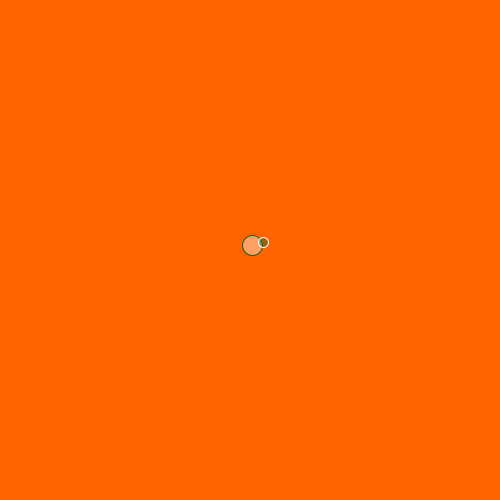
Frame 1 (no input)
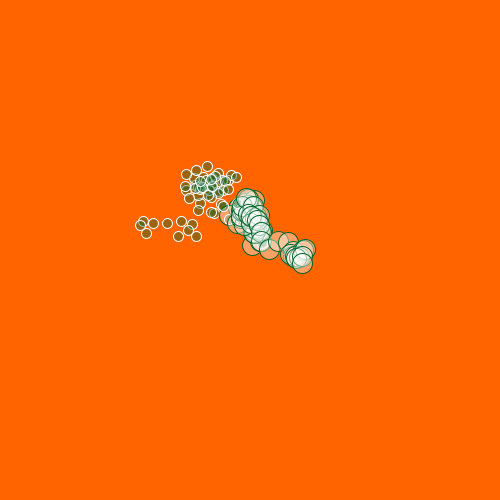
Frame 60 (the mouse pressed at the canvas centre just before this capture)
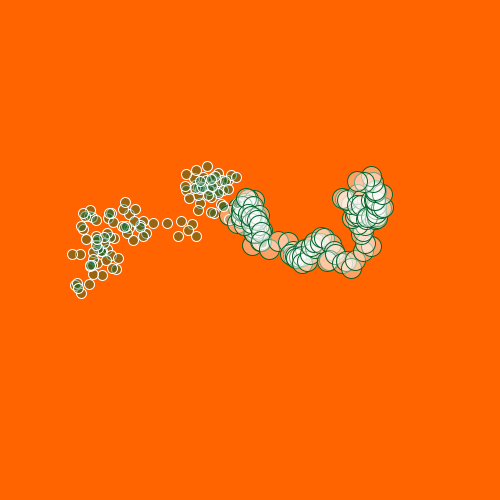
Frame 120 (the mouse held since frame 60 and released just before this capture)

The Processing sketch that drew these frames (run headless with seeded random() and noise(); from frame 60 on, the mouse is pressed at the canvas centre):

// Processing sketch: processing_11915
// ── processing_11915.pde

/* Natalia Monroy 
 Intro to Digital Design G (8196)
  University of Canberra

 */

MyCircle g; // declaring two objects one called g the other h 
MyCircle h;


void setup() {  //runs once at the beginning 
  size (500, 500); //size of screen in pixels
  smooth(); // will make drawing edges smoother 
  background(255, 100, 1); //sets background colour, I placed it here so it will run once allowing the  rest of the frames to be visible
  g = new MyCircle(width/2, height/2, 20, 10); //initialising objects g & h declared above. here I'm  assigning values for x & y (centre point), diameter and speed.
  h = new MyCircle(width/2, height/2, 10, 15);
}

void draw() { //runs non stop util stop is pressed 
  fill(255,100);// fills object g with the given colour and a transparency
  stroke(0,  100, 40);// sets the colour of the stroke for object g
  g.move();// calling methods (move and diplay)  for g object
  g.display();
  g.stop();
  fill(0,  100, 40, 100); //fills object h with given colour
  stroke(255);// set the colour of the stroke for h
  h.move();// calling methods (move and diplay) in for h object
  h.display();
  h.stop();
}


class MyCircle {  //class name in this case MyCircle with data variables 
  float x;
  float y;
  float diameter;
  float speed;


  MyCircle (float initialX, float initialY, float initialDiameter, float initialSpeed) {  //the constructor, what draws the objects
    x = initialX; //the x values for the objects. 250, because it is using the intial x value which is stated above to be width/2.
    y = initialY;// same as above but for the y value
    diameter = initialDiameter;// set above to be 20 & 10
    speed = initialSpeed;// set above to 15 & 30

  }

  void move() {// method move, this adds the movement functionality to the objects 
    x += random(-speed, speed); //a variable for movement in the x axis between (-10, 10) & (-15,15) 
    y += random(-speed,speed);// a variable for movement in the y axis between (-10, 10) & (-15,15)
  }

  void display() {//method display, how objects will be displayed
    ellipse(x, y, diameter, diameter);
  }
  /*
  I wanted to code a certain set of values to make the looping stop
  after a few errors this  bit of code from class did the trick
  */
  void stop() { //method stop, how drawing will stop
  if (x < 0 || x > width) // if x is less than 0 or greater than width run the code
  {
  noLoop(); //stop drawing
}
if (y < 0 || y > height) //if y is less than 0 or greater than height run the code
{
  noLoop();
}
  }
}
